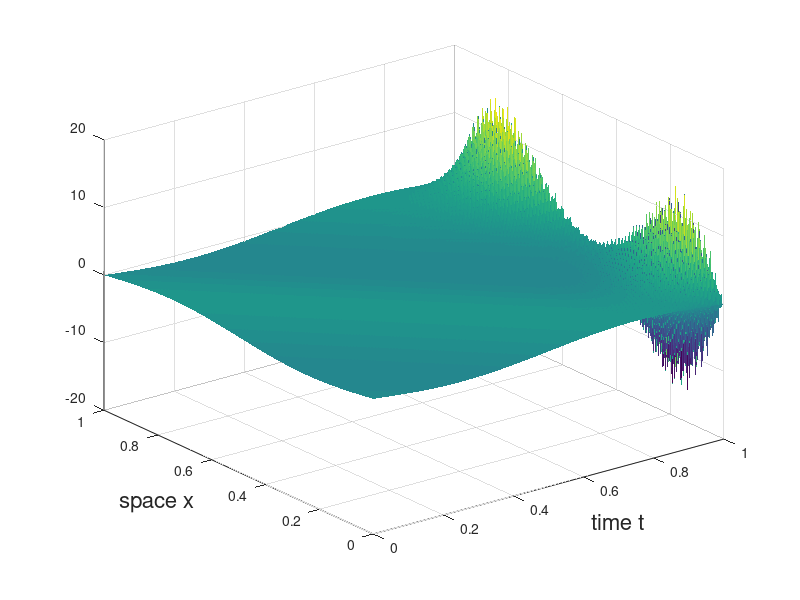

Reproduce this figure in MATLAB.
% Solution and error of the transport equation
%
%    u_t + a*u_x = 0
%
% x \in I=[a,b]  and  t \in [0,T] with the
% initial data  u(x,0) = u_0(x) with different methods
%   Euler forward for time / central for space
%   Lax-Friedrichs
%   Lax-Wendroff
%   Upwind


clear; close all;

%%%%%%%%%%%%%%%%%%%%%%%%%%%%%%%%%%%%%%%%%%%%%%%%%%%%%%%%%%%%%%%%%%%%%%%%%%%%%%%%%%%%%%%%%%%
% Parameters
%%%%%%%%%%%%%%%%%%%%%%%%%%%%%%%%%%%%%%%%%%%%%%%%%%%%%%%%%%%%%%%%%%%%%%%%%%%%%%%%%%%%%%%%%%%

% Initial data
u0 = @(x) sin(2*pi*x);

% velocity
a = 1;

% exact solution for computing the error
u = @(x,t) sin(2*pi*(x-a*t));


% Intervall
T = 1;
I = [0 1];

% Number of time steps
NT = 1000;
% Number of space steps
NX = 200;


%%%%%%%%%%%%%%%%%%%%%%%%%%%%%%%%%%%%%%%%%%%%%%%%%%%%%%%%%%%%%%%%%%%%%%%%%%%%%%%%%%%%%%%%%%%
% menu
%%%%%%%%%%%%%%%%%%%%%%%%%%%%%%%%%%%%%%%%%%%%%%%%%%%%%%%%%%%%%%%%%%%%%%%%%%%%%%%%%%%%%%%%%%%
% flag = menu('Please select a method',...
%     'Forward-Euler/Central',...
%     'Lax-Friedrichs',...
%     'Lax-Wendroff',...
%     'Upwind');
%
% disp('Please wait ...');

%%%%%%%%%%%%%%%%%%%%%%%%%%%%%%%%%%%%%%%%%%%%%%%%%%%%%%%%%%%%%%%%%%%%%%%%%%%%%%%%%%%%%%%%%%%
% Euler forward for time / central for space
%%%%%%%%%%%%%%%%%%%%%%%%%%%%%%%%%%%%%%%%%%%%%%%%%%%%%%%%%%%%%%%%%%%%%%%%%%%%%%%%%%%%%%%%%%%

dt = T/NT;
dx = (I(2)-I(1))/NX;
lambda = dt/dx;

% Initial conditions
SOL = zeros(NX+1,NT+1);
for j = 1:NX+1
    SOL(j,1) = u0(I(1) + (j-1)*dx);
end

% Finite Difference-Scheme: Euler-forward in time / central in space
%     figure;
for n = 1:NT
    for j = 2:NX
        SOL(j,n+1) = SOL(j,n)- 0.5*lambda*a*(SOL(j+1,n)-SOL(j-1,n));
    end
    SOL(1,n+1) = u(I(1),n*dt);
    %periodic condition
    SOL(end,n+1) = SOL(1,n+1);
end

% Computation of the L2-error for t=T
SOL_EX = zeros(NX+1,1);
for j = 1:NX+1
    SOL_EX(j,1) = u(I(1) + (j-1)*dx,NT*dt);
end
L2_ERR   = norm(SOL_EX-SOL(:,n+1),2);
L1_ERR   = norm(SOL_EX-SOL(:,n+1),1);
LINF_ERR = norm(SOL_EX-SOL(:,n+1),Inf);



% Visualization
time = ones(NX+1,1)*linspace(0,T,NT+1);
space = linspace(I(2),I(1),NX+1)'*ones(1,NT+1);
surf(time,space,SOL,'EdgeColor','none');
xlabel('time t','FontSize',16);
ylabel('space x','FontSize',16);






